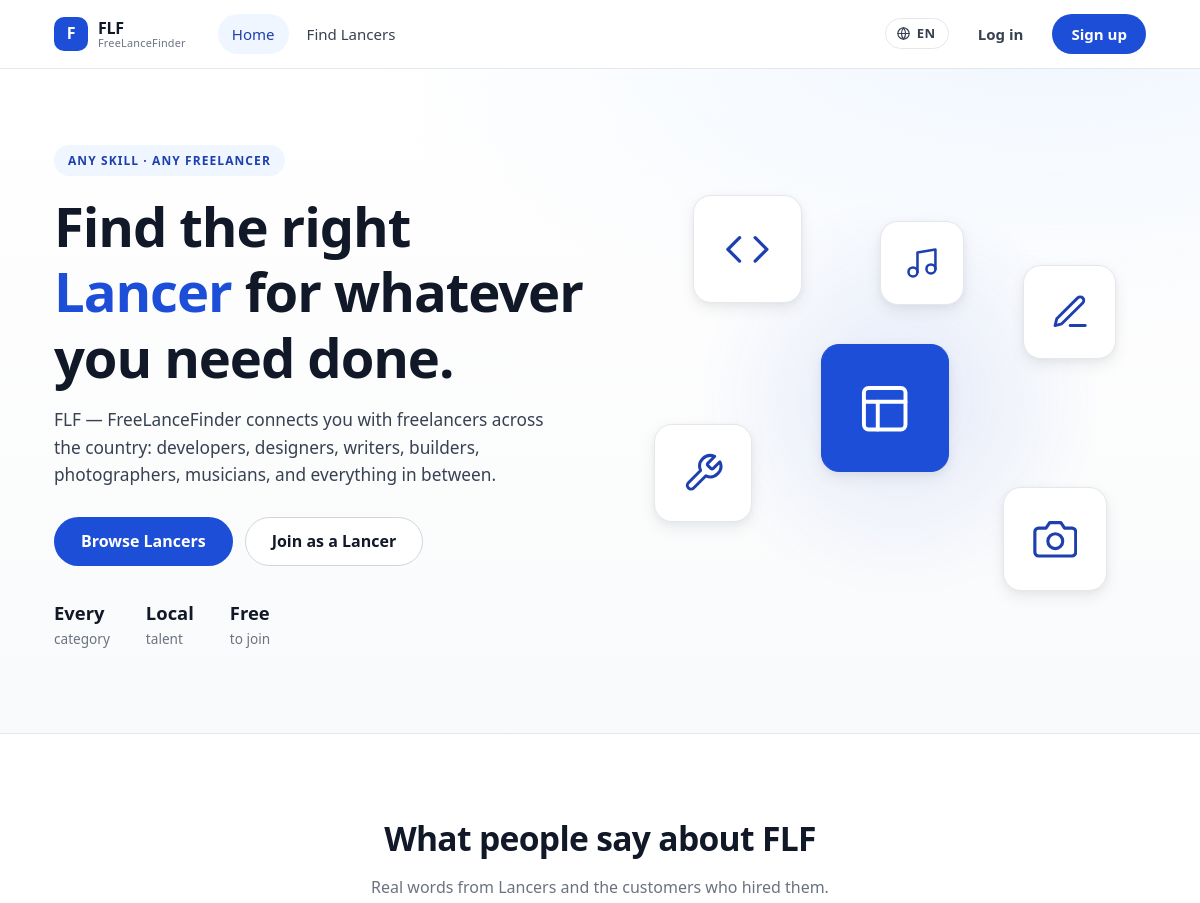
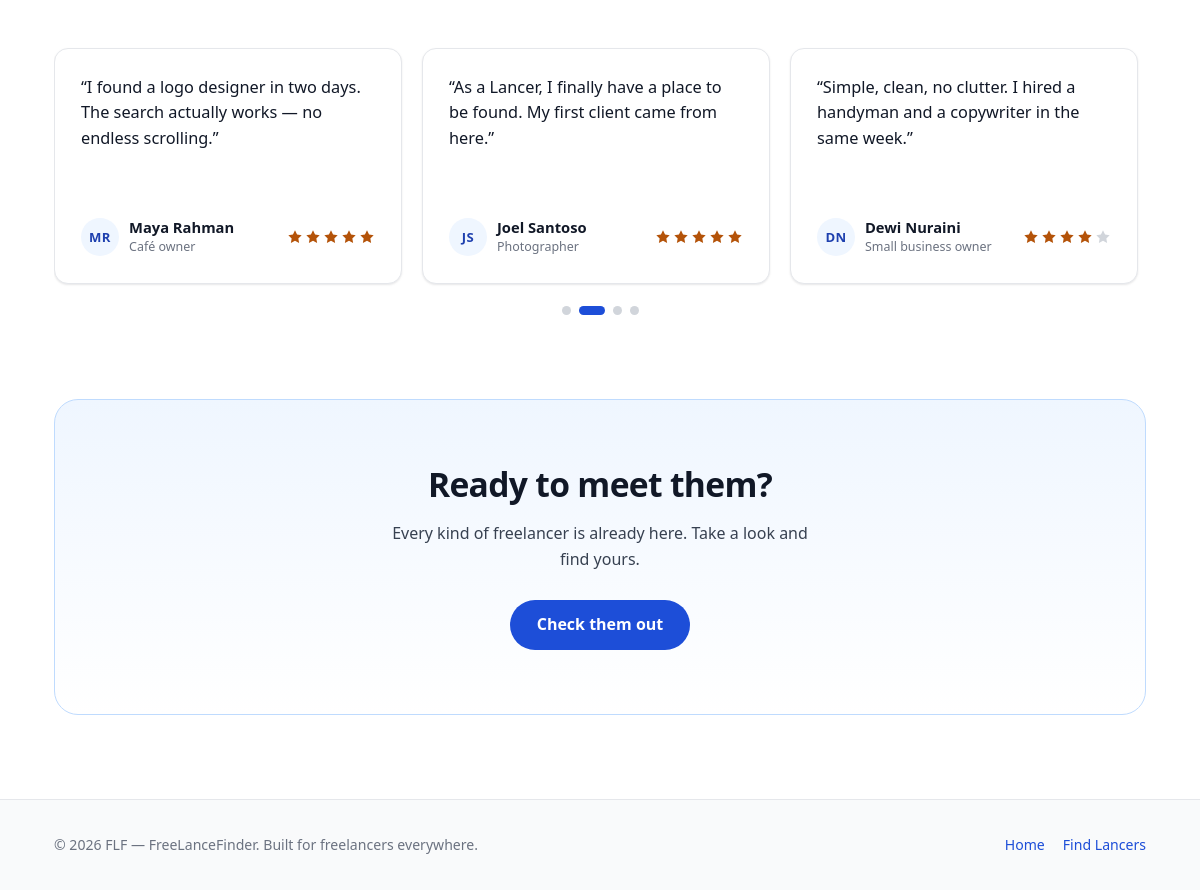
The page / on the database its author committed (2 pictures, top to bottom).
### tables this page shows
CREATE TABLE testimonials (
  id INT AUTO_INCREMENT PRIMARY KEY,
  name VARCHAR(120) NOT NULL,
  role VARCHAR(150) DEFAULT '',
  message TEXT NOT NULL,
  rating TINYINT NOT NULL DEFAULT 5,
  created_at TIMESTAMP DEFAULT CURRENT_TIMESTAMP
);

### includes/lang.php (called while the page is built, shortened)
<?php
function current_lang(): string {
    return $_SESSION['lang'] ?? 'en';
}
function other_lang(): string {
    return current_lang() === 'en' ? 'id' : 'en';
}
function t(string $key, array $replace = []): string {
    global $LANG;
    $lang = current_lang();
    $str  = $LANG[$lang][$key] ?? $LANG['en'][$key] ?? $key;
    foreach ($replace as $k => $v) {
        $str = str_replace(':' . $k, (string)$v, $str);
    }
    return $str;
}

### index.php (the view, shortened to what this page needs)
<?php
require_once __DIR__ . '/config/db.php';
require_once __DIR__ . '/includes/auth.php';
require_once __DIR__ . '/includes/lang.php';
$testimonials = $pdo->query("SELECT * FROM testimonials ORDER BY created_at DESC")->fetchAll();
require __DIR__ . '/includes/header.php';
?>
<section class="hero">
  <div class="container hero-inner">
    <div class="hero-copy">
      <span class="eyebrow"><?= e(t('hero.eyebrow')) ?></span>
      <h1><?= t('hero.title') ?></h1>
      <p class="lede"><?= e(t('hero.lede')) ?></p>
      <div class="hero-actions">
        <a class="btn btn-primary btn-lg" href="browse.php"><?= e(t('hero.cta_browse')) ?></a>
        <a class="btn btn-outline btn-lg" href="register.php"><?= e(t('hero.cta_join')) ?></a>
      </div>
      <ul class="hero-stats">
        <li><strong><?= e(t('hero.stat1_t')) ?></strong><span><?= e(t('hero.stat1_s')) ?></span></li>
        <li><strong><?= e(t('hero.stat2_t')) ?></strong><span><?= e(t('hero.stat2_s')) ?></span></li>
        <li><strong><?= e(t('hero.stat3_t')) ?></strong><span><?= e(t('hero.stat3_s')) ?></span></li>
      </ul>
    </div>
    <div class="hero-visual" aria-hidden="true">
      <div class="tile tile-1"><svg viewBox="0 0 24 24"><polyline points="16 18 22 12 16 6"/><polyline points="8 6 2 12 8 18"/></svg></div>
      <div class="tile tile-2"><svg viewBox="0 0 24 24"><path d="M12 20h9"/><path d="M16.5 3.5a2.12 2.12 0 0 1 3 3L7 19l-4 1 1-4Z"/></svg></div>
      <div class="tile tile-3"><svg viewBox="0 0 24 24"><path d="M14.7 6.3a1 1 0 0 0 0 1.4l1.6 1.6a1 1 0 0 0 1.4 0l3.77-3.77a6 6 0 0 1-7.94 7.94l-6.91 6.91a2.12 2.12 0 0 1-3-3l6.91-6.91a6 6 0 0 1 7.94-7.94l-3.76 3.76z"/></svg></div>
      <div class="tile tile-4"><svg viewBox="0 0 24 24"><path d="M23 19a2 2 0 0 1-2 2H3a2 2 0 0 1-2-2V8a2 2 0 0 1 2-2h4l2-3h6l2 3h4a2 2 0 0 1 2 2z"/><circle cx="12" cy="13" r="4"/></svg></div>
      <div class="tile tile-5"><svg viewBox="0 0 24 24"><rect x="3" y="3" width="18" height="18" rx="2"/><line x1="3" y1="9" x2="21" y2="9"/><line x1="9" y1="21" x2="9" y2="9"/></svg></div>
      <div class="tile tile-6"><svg viewBox="0 0 24 24"><path d="M9 18V5l12-2v13"/><circle cx="6" cy="18" r="3"/><circle cx="18" cy="16" r="3"/></svg></div>
    </div>
  </div>
</section>
<section class="section">
  <div class="container">
    <div class="section-head">
      <h2><?= e(t('reviews.heading')) ?></h2>
      <p><?= e(t('reviews.sub')) ?></p>
    </div>
    <div class="slider" data-slider>
      <div class="slider-track" data-track tabindex="0" aria-label="Reviews">
        <?php foreach ($testimonials as $tst): ?>
          <article class="t-card">
            <p class="t-message">&ldquo;<?= e($tst['message']) ?>&rdquo;</p>
            <footer class="t-foot">
              <div class="t-person">
                <span class="avatar avatar-sm"><?= e(initials($tst['name'])) ?></span>
                <span>
                  <strong><?= e($tst['name']) ?></strong>
                  <small><?= e($tst['role']) ?></small>
                </span>
              </div>
              <?= render_stars((float)$tst['rating']) ?>
            </footer>
          </article>
        <?php endforeach; ?>
      </div>
      <div class="slider-dots" data-dots></div>
    </div>
  </div>
</section>
<section class="section cta-section">
  <div class="container">
    <div class="cta-card">
      <h2><?= e(t('cta.heading')) ?></h2>
      <p><?= e(t('cta.text')) ?></p>
      <a class="btn btn-primary btn-lg" href="browse.php"><?= e(t('cta.button')) ?></a>
    </div>
  </div>
</section>
<?php require __DIR__ . '/includes/footer.php'; ?>

### includes/header.php (shortened to what this page needs)
<?php
require_once __DIR__ . '/auth.php';
require_once __DIR__ . '/lang.php';
$scriptDir = str_replace('\\', '/', dirname($_SERVER['SCRIPT_NAME']));
$baseUrl = rtrim($scriptDir, '/') . '/';
$user        = current_user();
$currentPage = basename($_SERVER['PHP_SELF'] ?? '');
$currentUrl = $_SERVER['REQUEST_URI'] ?? ($baseUrl . 'index.php');
$nextLang   = other_lang();
?>
<!DOCTYPE html>
<html lang="<?= e(current_lang()) ?>">
<head>
<link rel="stylesheet" href="<?= e($baseUrl) ?>assets/css/style.css">
</head>
<body>
<header class="navbar">
  <div class="container navbar-inner">
    <a class="brand" href="<?= e($baseUrl) ?>index.php">
      <span class="brand-mark">F</span>
      <span class="brand-text">FLF<small>FreeLanceFinder</small></span>
    </a>
    <nav class="nav-links" aria-label="Main">
      <a href="<?= e($baseUrl) ?>index.php"
         class="<?= $currentPage === 'index.php' ? 'is-active' : '' ?>"><?= e(t('nav.home')) ?></a>
      <a href="<?= e($baseUrl) ?>browse.php"
         class="<?= $currentPage === 'browse.php' ? 'is-active' : '' ?>"><?= e(t('nav.browse')) ?></a>
    </nav>
    <div class="nav-actions">
      <a class="lang-btn"
         href="<?= e($baseUrl) ?>set-lang.php?lang=<?= e($nextLang) ?>&back=<?= urlencode($currentUrl) ?>"
         title="<?= e(t('nav.lang_switch')) ?>"
         aria-label="<?= e(t('nav.lang_switch')) ?>">
        <svg class="lang-btn__globe" viewBox="0 0 24 24" aria-hidden="true">
          <circle cx="12" cy="12" r="9"/>
          <path d="M3 12h18"/>
          <path d="M12 3a14 14 0 0 1 0 18"/>
          <path d="M12 3a14 14 0 0 0 0 18"/>
        </svg>
        <span class="lang-btn__code"><?= strtoupper(current_lang()) ?></span>
      </a>
      <?php if ($user): ?>
        <div class="dropdown" data-dropdown>
          <button class="avatar-btn" type="button" aria-haspopup="true" aria-expanded="false" data-dropdown-toggle>
            <span class="avatar"><?= e(initials($user['name'])) ?></span>
            <span class="avatar-name"><?= e($user['name']) ?></span>
            <svg class="chev" width="14" height="14" viewBox="0 0 24 24"><polyline points="6 9 12 15 18 9"/></svg>
          </button>
          <div class="dropdown-menu" data-dropdown-menu hidden>
            <a href="<?= e($baseUrl) ?>profile.php"><?= e(t('nav.profile')) ?></a>
            <a href="<?= e($baseUrl) ?>browse.php"><?= e(t('nav.browse')) ?></a>
            <div class="dropdown-sep"></div>
            <form action="<?= e($baseUrl) ?>logout.php" method="post">
              <button type="submit" class="is-danger"><?= e(t('nav.logout')) ?></button>
            </form>
          </div>
        </div>
      <?php else: ?>
        <a class="btn btn-ghost" href="<?= e($baseUrl) ?>login.php"><?= e(t('nav.login')) ?></a>
        <a class="btn btn-primary" href="<?= e($baseUrl) ?>register.php"><?= e(t('nav.signup')) ?></a>
      <?php endif; ?>
    </div>
  </div>
</header>
<main>

### includes/auth.php (shortened to what this page needs)
<?php
function current_user(): ?array {
    return $_SESSION['user'] ?? null;
}
function e(?string $str): string {
    return htmlspecialchars($str ?? '', ENT_QUOTES | ENT_SUBSTITUTE, 'UTF-8');
}
function initials(string $name): string {
    $parts = preg_split('/\s+/', trim($name));
    $out = '';
    foreach (array_slice($parts, 0, 2) as $p) {
        if ($p !== '') $out .= strtoupper(mb_substr($p, 0, 1));
    }
    return $out !== '' ? $out : '?';
}
function render_stars(float $rating): string {
    $full = (int) round(max(0, min(5, $rating)));
    $label = number_format($rating, 1) . ' out of 5';
    $out  = '<span class="stars" role="img" aria-label="Rated ' . $label . '">';
    for ($i = 1; $i <= 5; $i++) {
        $cls = $i <= $full ? 'star is-on' : 'star';
        $out .= '<svg class="' . $cls . '" viewBox="0 0 24 24" aria-hidden="true">'
              . '<polygon points="12 2 15.09 8.26 22 9.27 17 14.14 18.18 21.02 12 17.77 5.82 21.02 7 14.14 2 9.27 8.91 8.26"/>'
              . '</svg>';
    }
    return $out . '</span>';
}

### includes/footer.php (shortened to what this page needs)
</main>
<footer class="site-footer">
  <div class="container footer-inner">
    <p><?= t('footer.copy', ['year' => date('Y')]) ?></p>
    <p class="footer-links">
      <a href="<?= e($baseUrl) ?>index.php"><?= e(t('nav.home')) ?></a>
      <a href="<?= e($baseUrl) ?>browse.php"><?= e(t('nav.browse')) ?></a>
    </p>
  </div>
</footer>
</body>
</html>

### rows shown on the page
testimonials: message "I found a logo designer in two days. The search actually works — no endless scrolling.", name "MR", name "Maya Rahman", role "Café owner"
testimonials: message "As a Lancer, I finally have a place to be found. My first client came from here.", name "JS", name "Joel Santoso", role "Photographer"
testimonials: message "Simple, clean, no clutter. I hired a handyman and a copywriter in the same week.", name "DN", name "Dewi Nuraini", role "Small business owner"

### other values the page prints
t('nav.home') "Home"
t('nav.browse') "Find Lancers"
current_lang() "EN"
t('nav.login') "Log in"
t('nav.signup') "Sign up"
t('hero.eyebrow') "ANY SKILL · ANY FREELANCER"
t('hero.title') "Find the right Lancer for whatever you need done."
t('hero.lede') "FLF — FreeLanceFinder connects you with freelancers across the country: developers, designers, writers, builders, photographers, musicians, and everything in between."
t('hero.cta_browse') "Browse Lancers"
t('hero.cta_join') "Join as a Lancer"
t('hero.stat1_t') "Every"
t('hero.stat1_s') "category"
t('hero.stat2_t') "Local"
t('hero.stat2_s') "talent"
t('hero.stat3_t') "Free"
